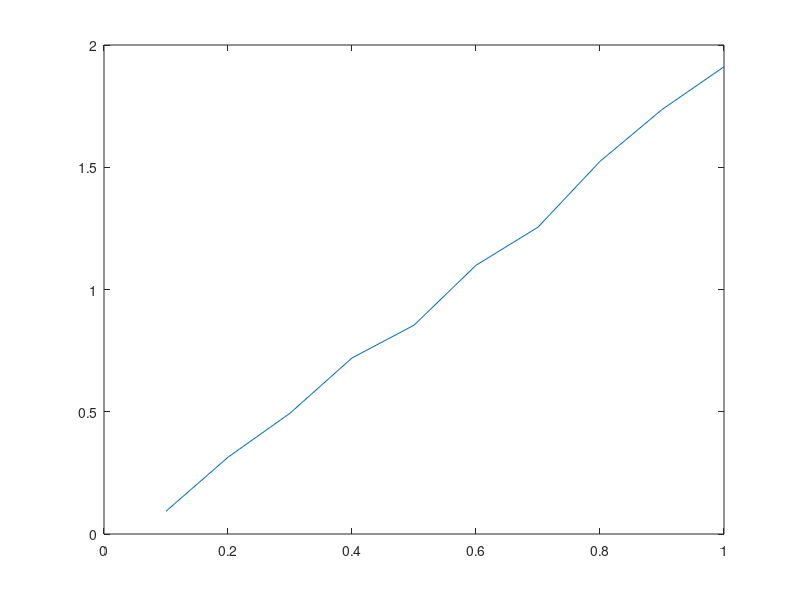

Reproduce this figure in MATLAB.
%Define a circle with radius 1 centered at (0, 0);
%2)
%Generate a pair of uniform random variables on the interval [-1, 1], which you can use 
%to describe a uniform
%distribution over a square defined by (-1, -1), (-1, 1), (1, 1), and (-1, 1);
%3)
%Only accept points that fall in the circle, which is equivalent to making sure that all
%the darts hit within the
%target;
%4)
%Compute the distance from the center of the target to each point. This is the value of 
%your random
%variable.
%Do this simulation for 10,000 points and see if the distribution matches the PDF, the mean, 
%and the variance
%that you calculated in part (a). Turn in your code, plots, and calculations!
clear;
N=10000;
hits = 0;
r = 1;
X = zeros(N,1);
pdf = zeros(10,1);
x_range = linspace(.1,1,10);

while hits < N    
    x = rand()*2 - 1;
    y = rand()*2 - 1;
    dist = sqrt(x^2 + y^2);
    if(dist > r)
        %ignore
    else
        %add
        hits = hits+1;
        X(hits,1) = dist;
        idx = ceil(dist*10);
        pdf(idx) = pdf(idx)+1;
    end;
end;
PDF = pdf./1000;% = 2x/r^2 = (2x)
plot(x_range,PDF);
mean = sum(X)/N;% = 2r/3 = (2/3)
moment_2 = sum(X.^2/N);%E[X^2] = r^2/2 = (1/2)
var = moment_2 - mean^2;% = r^2/18 = (1/18)
